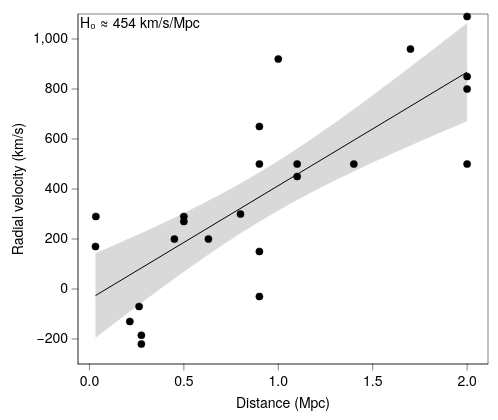

Here is the Vega-Lite specification saved for this chart:
### Vega-Lite specification from a JSON file in a GitHub repository (floating-point values rounded to 4 significant figures)
{"background": null, "config": {"arc": {"fill": "#DBDBDB", "fillOpacity": 1.0, "innerRadius": 43.75, "padAngle": 0.03, "stroke": "black", "strokeOpacity": 1, "strokeWidth": 0.25}, "area": {"fill": "#DBDBDB", "fillOpacity": 1.0, "stroke": "black", "strokeOpacity": 1, "strokeWidth": 0.25}, "axis": {"domain": true, "domainCap": "round", "domainColor": "black", "domainWidth": 0.25, "grid": false, "gridCap": "round", "gridColor": "#F1F1F1", "gridDash": [0, 0], "gridOpacity": 1.0, "gridWidth": 0.25, "labelColor": "black", "labelFont": "Helvetica Neue, HelveticaNeue, Helvetica, Arial, sans-serif", "labelFontSize": 7, "labelFontStyle": "normal", "labelFontWeight": 400, "offset": 0, "ticks": true, "tickCap": "round", "tickColor": "black", "tickRound": false, "tickSize": 3, "tickWidth": 0.25, "titleColor": "black", "titleFont": "Helvetica Neue, HelveticaNeue, Helvetica, Arial, sans-serif", "titleFontSize": 7, "titleFontStyle": "normal", "titleFontWeight": 400}, "axisX": {"domain": true, "labelAlign": "center", "labelAngle": 0, "labels": true, "ticks": true, "translate": 0}, "axisY": {"domain": true, "labelAlign": "right", "labelAngle": 0, "labels": true, "ticks": true, "translate": 0}, "axisRight": {"domain": true, "labelAlign": "left", "labelAngle": 0, "labels": true, "ticks": true, "translate": 0}, "axisTop": {"domain": true, "labelAlign": "center", "labelAngle": 0, "labels": true, "ticks": true, "translate": 0}, "axisBand": {"tickOffset": 0}, "bar": {"fill": "#DBDBDB", "fillOpacity": 1.0, "stroke": "black", "strokeOpacity": 1, "strokeWidth": 0.25}, "boxplot": {"size": 15.75, "ticks": {"cornerRadius": 0.25, "fill": "black", "opacity": 1, "size": 7.875, "thickness": 0.25}, "box": {"fillOpacity": 1.0, "stroke": "black", "strokeOpacity": 1, "strokeWidth": 0.25}, "median": {"cornerRadius": 0, "fill": "black", "fillOpacity": 1.0, "opacity": 1, "size": 15.75, "thickness": 0.25}, "rule": {"fill": "black", "fillOpacity": 1.0, "size": 17.5, "stroke": "black", "strokeDash": [0, 0], "strokeOpacity": 1, "strokeWidth": 0.25}, "outliers": {"color": "black", "fill": "black", "fillOpacity": 1.0, "size": 0, "stroke": "black", "strokeOpacity": 1, "strokeWidth": 0.25}}, "circle": {"fill": "black", "fillOpacity": 1.0, "size": 2.188, "stroke": null, "strokeOpacity": 1, "strokeWidth": 0.25}, "errorband": {"band": {"fillOpacity": 0.6, "stroke": null, "strokeWidth": 0.25, "strokeOpacity": 1}, "borders": {"opacity": 0, "strokeOpacity": 0.25, "strokeWidth": 1}}, "errorbar": {"opacity": 1, "rule": {"strokeDash": [0, 0], "strokeWidth": 0.25}, "ticks": {"color": "black", "cornerRadius": 0.125, "opacity": 1, "size": 10.5, "thickness": 0.25}, "thickness": 0.25}, "font": "Helvetica Neue, HelveticaNeue, Helvetica, Arial, sans-serif", "geoshape": {"fill": "#DBDBDB", "fillOpacity": 1.0, "stroke": "black", "strokeOpacity": 1, "strokeWidth": 0.25}, "header": {"labelColor": "black", "labelFont": "Helvetica Neue, HelveticaNeue, Helvetica, Arial, sans-serif", "labelFontSize": 7, "labelFontStyle": "normal", "labelFontWeight": 400, "titleColor": "black", "titleFont": "Helvetica Neue, HelveticaNeue, Helvetica, Arial, sans-serif", "titleFontSize": 7, "titleFontStyle": "normal", "titleFontWeight": 400, "titlePadding": 0}, "legend": {"disable": false, "offset": 4.5, "titlePadding": 4, "labelOffset": 2, "gradientLabelOffset": 2, "gradientLength": 87.5, "gradientThickness": 8.75, "gradientOpacity": 1.0, "gradientStrokeColor": "black", "gradientStrokeWidth": 0.25, "labelColor": "black", "labelFont": "Helvetica Neue, HelveticaNeue, Helvetica, Arial, sans-serif", "labelFontSize": 7, "labelFontStyle": "normal", "labelFontWeight": 400, "strokeColor": "black", "strokeWidth": 0, "symbolSize": 42, "symbolStrokeColor": "black", "symbolStrokeWidth": 0.25, "titleColor": "black", "titleFont": "Helvetica Neue, HelveticaNeue, Helvetica, Arial, sans-serif", "titleFontSize": 7, "titleFontStyle": "normal", "titleFontWeight": 400}, "line": {"color": "black", "stroke": "black", "strokeCap": "butt", "strokeDash": [0, 0], "strokeOpacity": 1, "strokeWidth": 0.5}, "point": {"filled": true, "fill": "#DBDBDB", "fillOpacity": 1.0, "size": 8.75, "stroke": "black", "strokeOpacity": 1, "strokeWidth": 0.25}, "range": {"category": ["#B2B2B2", "#4A7CD3", "#008542", "#664CAF", "#509F98", "#636363", "#284F93", "#005226", "#382864", "#285753"], "diverging": {"scheme": ["#443E60", "#5F597E", "#7C759B", "#9994B6", "#B7B4CC", "#D6D5DC", "#F6F6F6", "#D1DAD9", "#A4C2BF", "#7AA9A4", "#578E89", "#37736E", "#1B5954"]}, "heatmap": {"scheme": ["#440154", "#472270", "#433E82", "#38598C", "#2C728E", "#238A8D", "#24A086", "#39B578", "#5DC862", "#96D646", "#CAE02D", "#FDE724"]}, "ordinal": {"scheme": ["#F1F1F1", "#DBDBDB", "#C6C6C6", "#B2B2B2", "#9D9D9D", "#898989", "#767676", "#636363", "#515151", "#404040", "#2F2F2F", "#1F1F1F"]}, "ramp": {"scheme": ["#440154", "#472270", "#433E82", "#38598C", "#2C728E", "#238A8D", "#24A086", "#39B578", "#5DC862", "#96D646", "#CAE02D", "#FDE724"]}}, "rule": {"color": "black", "stroke": "black", "strokeCap": "round", "strokeDash": [2, 2], "strokeOpacity": 1, "strokeWidth": 0.25}, "scale": {"barBandPaddingInner": 0.1, "rectBandPaddingInner": 0, "tickBandPaddingInner": 0.1, "bandPaddingOuter": 0.1, "bandWithNestedOffsetPaddingInner": 0.2, "bandWithNestedOffsetPaddingOuter": 0.2, "offsetBandPaddingInner": 0, "offsetBandPaddingOuter": 0, "continuousPadding": 1, "round": false}, "rect": {"fill": "#DBDBDB", "fillOpacity": 1.0, "stroke": "black", "strokeOpacity": 1, "strokeWidth": 0.25}, "square": {"fill": "#DBDBDB", "fillOpacity": 1.0, "size": 17.5, "stroke": "black", "strokeOpacity": 1, "strokeWidth": 0.25}, "text": {"color": "black", "font": "Helvetica Neue, HelveticaNeue, Helvetica, Arial, sans-serif", "fontSize": 7, "fontStyle": "normal", "fontWeight": 400}, "tick": {"color": "black", "cornerRadius": 0.125, "opacity": 1.0, "size": 15.75, "thickness": 0.25}, "title": {"anchor": "middle", "frame": "group", "color": "black", "font": "Helvetica Neue, HelveticaNeue, Helvetica, Arial, sans-serif", "fontSize": 7, "fontStyle": "normal", "fontWeight": 400, "subtitleColor": "black", "subtitleFont": "Helvetica Neue, HelveticaNeue, Helvetica, Arial, sans-serif", "subtitleFontSize": "Helvetica Neue, HelveticaNeue, Helvetica, Arial, sans-serif", "subtitleFontStyle": "normal", "subtitleFontWeight": 400}, "trail": {"color": "black", "opacity": 1, "size": 0.5}, "view": {"continuousWidth": 205, "continuousHeight": 175, "discreteWidth": 205, "discreteHeight": 175, "fill": null, "stroke": "black", "strokeWidth": 0.25}}, "layer": [{"data": {"name": "data-85554fe86a852df2e7617ef3ce078e3a"}, "mark": {"type": "point", "color": "black", "filled": true, "size": 13}, "encoding": {"x": {"field": "distance", "scale": {"domain": [-0.05, 2.1], "nice": false}, "title": "Distance (Mpc)", "type": "quantitative"}, "y": {"field": "velocity", "title": "Radial velocity (km/s)", "type": "quantitative"}}}, {"layer": [{"data": {"name": "data-6244fde04a48d5984bb2d262604c4d70"}, "mark": {"type": "area", "fill": "black", "fillOpacity": 0.15, "stroke": null, "strokeWidth": 0}, "encoding": {"x": {"field": "distance", "type": "quantitative"}, "y": {"field": "velocity", "type": "quantitative"}, "y2": {"field": "__ci_hi"}}}, {"data": {"name": "data-ea7ca8b838bcbd40baa648b4baba2d38"}, "mark": {"type": "line"}, "encoding": {"x": {"field": "distance", "type": "quantitative"}, "y": {"field": "velocity", "type": "quantitative"}}}], "name": "__dysonsphere_93070485e66ed928_65"}, {"data": {"values": [{"__dysonsphere__": 1}]}, "mark": {"type": "text", "align": "left", "angle": 0, "baseline": "top", "dx": 0, "dy": 0, "opacity": 1.0}, "encoding": {"text": {"value": "H₀ ≈ 454 km/s/Mpc"}, "x": {"value": 1}, "y": {"value": 1}}}], "$schema": "https://vega.github.io/schema/vega-lite/v6.4.1.json", "datasets": {"data-85554fe86a852df2e7617ef3ce078e3a": [{"distance": 0.032, "velocity": 170}, {"distance": 0.034, "velocity": 290}, {"distance": 0.214, "velocity": -130}, {"distance": 0.263, "velocity": -70}, {"distance": 0.275, "velocity": -185}, {"distance": 0.275, "velocity": -220}, {"distance": 0.45, "velocity": 200}, {"distance": 0.5, "velocity": 290}, {"distance": 0.5, "velocity": 270}, {"distance": 0.63, "velocity": 200}, {"distance": 0.8, "velocity": 300}, {"distance": 0.9, "velocity": -30}, {"distance": 0.9, "velocity": 650}, {"distance": 0.9, "velocity": 150}, {"distance": 0.9, "velocity": 500}, {"distance": 1.0, "velocity": 920}, {"distance": 1.1, "velocity": 450}, {"distance": 1.1, "velocity": 500}, {"distance": 1.4, "velocity": 500}, {"distance": 1.7, "velocity": 960}, {"distance": 2.0, "velocity": 500}, {"distance": 2.0, "velocity": 850}, {"distance": 2.0, "velocity": 800}, {"distance": 2.0, "velocity": 1090}], "data-6244fde04a48d5984bb2d262604c4d70": [{"distance": 0.032, "velocity": -195.2, "__ci_hi": 142.7, "__dysonsphere__": 1}, {"distance": 0.06324, "velocity": -177.1, "__ci_hi": 153.0, "__dysonsphere__": 1}, {"distance": 0.09448, "velocity": -159.0, "__ci_hi": 163.3, "__dysonsphere__": 1}, {"distance": 0.1257, "velocity": -141.0, "__ci_hi": 173.6, "__dysonsphere__": 1}, {"distance": 0.157, "velocity": -123.1, "__ci_hi": 184.0, "__dysonsphere__": 1}, {"distance": 0.1882, "velocity": -105.2, "__ci_hi": 194.5, "__dysonsphere__": 1}, {"distance": 0.2194, "velocity": -87.34, "__ci_hi": 205.1, "__dysonsphere__": 1}, {"distance": 0.2507, "velocity": -69.59, "__ci_hi": 215.7, "__dysonsphere__": 1}, {"distance": 0.2819, "velocity": -51.92, "__ci_hi": 226.4, "__dysonsphere__": 1}, {"distance": 0.3131, "velocity": -34.34, "__ci_hi": 237.2, "__dysonsphere__": 1}, {"distance": 0.3444, "velocity": -16.85, "__ci_hi": 248.1, "__dysonsphere__": 1}, {"distance": 0.3756, "velocity": 0.5412, "__ci_hi": 259.1, "__dysonsphere__": 1}, {"distance": 0.4069, "velocity": 17.83, "__ci_hi": 270.2, "__dysonsphere__": 1}, {"distance": 0.4381, "velocity": 34.99, "__ci_hi": 281.4, "__dysonsphere__": 1}, {"distance": 0.4693, "velocity": 52.04, "__ci_hi": 292.7, "__dysonsphere__": 1}, {"distance": 0.5006, "velocity": 68.95, "__ci_hi": 304.2, "__dysonsphere__": 1}, {"distance": 0.5318, "velocity": 85.72, "__ci_hi": 315.8, "__dysonsphere__": 1}, {"distance": 0.563, "velocity": 102.3, "__ci_hi": 327.5, "__dysonsphere__": 1}, {"distance": 0.5943, "velocity": 118.8, "__ci_hi": 339.4, "__dysonsphere__": 1}, {"distance": 0.6255, "velocity": 135.1, "__ci_hi": 351.5, "__dysonsphere__": 1}, {"distance": 0.6568, "velocity": 151.2, "__ci_hi": 363.8, "__dysonsphere__": 1}, {"distance": 0.688, "velocity": 167.1, "__ci_hi": 376.3, "__dysonsphere__": 1}, {"distance": 0.7192, "velocity": 182.8, "__ci_hi": 388.9, "__dysonsphere__": 1}, {"distance": 0.7505, "velocity": 198.3, "__ci_hi": 401.8, "__dysonsphere__": 1}, {"distance": 0.7817, "velocity": 213.6, "__ci_hi": 414.9, "__dysonsphere__": 1}, {"distance": 0.813, "velocity": 228.6, "__ci_hi": 428.2, "__dysonsphere__": 1}, {"distance": 0.8442, "velocity": 243.5, "__ci_hi": 441.8, "__dysonsphere__": 1}, {"distance": 0.8754, "velocity": 258.0, "__ci_hi": 455.6, "__dysonsphere__": 1}, {"distance": 0.9067, "velocity": 272.4, "__ci_hi": 469.6, "__dysonsphere__": 1}, {"distance": 0.9379, "velocity": 286.5, "__ci_hi": 483.9, "__dysonsphere__": 1}, {"distance": 0.9691, "velocity": 300.4, "__ci_hi": 498.4, "__dysonsphere__": 1}, {"distance": 1.0, "velocity": 314.0, "__ci_hi": 513.1, "__dysonsphere__": 1}, {"distance": 1.032, "velocity": 327.4, "__ci_hi": 528.1, "__dysonsphere__": 1}, {"distance": 1.063, "velocity": 340.5, "__ci_hi": 543.3, "__dysonsphere__": 1}, {"distance": 1.094, "velocity": 353.5, "__ci_hi": 558.7, "__dysonsphere__": 1}, {"distance": 1.125, "velocity": 366.2, "__ci_hi": 574.4, "__dysonsphere__": 1}, {"distance": 1.157, "velocity": 378.7, "__ci_hi": 590.2, "__dysonsphere__": 1}, {"distance": 1.188, "velocity": 391.1, "__ci_hi": 606.3, "__dysonsphere__": 1}, {"distance": 1.219, "velocity": 403.2, "__ci_hi": 622.5, "__dysonsphere__": 1}, {"distance": 1.25, "velocity": 415.2, "__ci_hi": 638.9, "__dysonsphere__": 1}, {"distance": 1.282, "velocity": 427.0, "__ci_hi": 655.5, "__dysonsphere__": 1}, {"distance": 1.313, "velocity": 438.6, "__ci_hi": 672.2, "__dysonsphere__": 1}, {"distance": 1.344, "velocity": 450.1, "__ci_hi": 689.1, "__dysonsphere__": 1}, {"distance": 1.375, "velocity": 461.5, "__ci_hi": 706.1, "__dysonsphere__": 1}, {"distance": 1.406, "velocity": 472.7, "__ci_hi": 723.2, "__dysonsphere__": 1}, {"distance": 1.438, "velocity": 483.8, "__ci_hi": 740.5, "__dysonsphere__": 1}, {"distance": 1.469, "velocity": 494.9, "__ci_hi": 757.8, "__dysonsphere__": 1}, {"distance": 1.5, "velocity": 505.8, "__ci_hi": 775.3, "__dysonsphere__": 1}, {"distance": 1.531, "velocity": 516.6, "__ci_hi": 792.9, "__dysonsphere__": 1}, {"distance": 1.563, "velocity": 527.3, "__ci_hi": 810.5, "__dysonsphere__": 1}, {"distance": 1.594, "velocity": 538.0, "__ci_hi": 828.2, "__dysonsphere__": 1}, {"distance": 1.625, "velocity": 548.5, "__ci_hi": 846.0, "__dysonsphere__": 1}, {"distance": 1.656, "velocity": 559.0, "__ci_hi": 863.9, "__dysonsphere__": 1}, {"distance": 1.688, "velocity": 569.5, "__ci_hi": 881.8, "__dysonsphere__": 1}, {"distance": 1.719, "velocity": 579.9, "__ci_hi": 899.8, "__dysonsphere__": 1}, {"distance": 1.75, "velocity": 590.2, "__ci_hi": 917.9, "__dysonsphere__": 1}, {"distance": 1.781, "velocity": 600.5, "__ci_hi": 936.0, "__dysonsphere__": 1}, {"distance": 1.813, "velocity": 610.7, "__ci_hi": 954.1, "__dysonsphere__": 1}, {"distance": 1.844, "velocity": 620.8, "__ci_hi": 972.3, "__dysonsphere__": 1}, {"distance": 1.875, "velocity": 631.0, "__ci_hi": 990.6, "__dysonsphere__": 1}, {"distance": 1.906, "velocity": 641.1, "__ci_hi": 1009.0, "__dysonsphere__": 1}, {"distance": 1.938, "velocity": 651.1, "__ci_hi": 1027.0, "__dysonsphere__": 1}, {"distance": 1.969, "velocity": 661.1, "__ci_hi": 1046.0, "__dysonsphere__": 1}, {"distance": 2.0, "velocity": 671.1, "__ci_hi": 1064.0, "__dysonsphere__": 1}], "data-ea7ca8b838bcbd40baa648b4baba2d38": [{"distance": 0.032, "velocity": -26.25, "__dysonsphere__": 1}, {"distance": 2.0, "velocity": 867.5, "__dysonsphere__": 1}]}}
